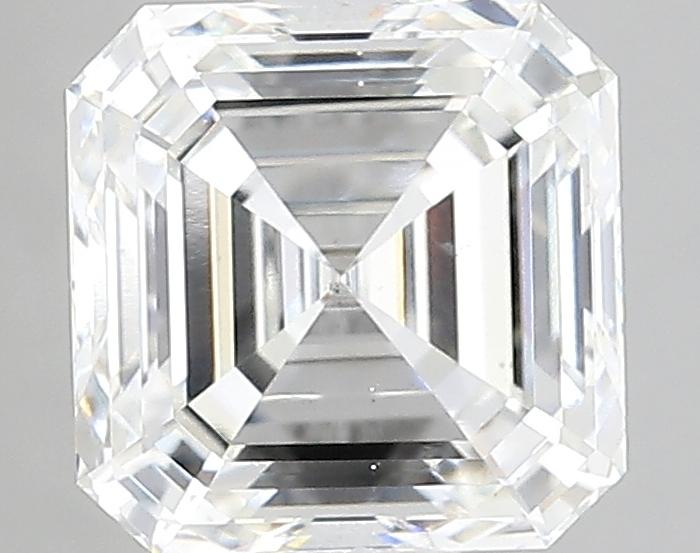
#> input picture test/Asscher.jpg, 700 x 553 px
$ python -i cropDiamond.py   (imports and definitions only)
#> lines starting #> are read from the running program, lines starting #| are printed output that depends on the picture; after the words box and inside, x2 and y2 are one past the last pixel; in counts of white or black regions, pixels touching at a corner belong together
#> further down, picture is the input picture: shape (553, 700, 3); mean B, G, R 202.9, 203.2, 202.7
import cv2
import numpy as np
# [10 lines of commented-out code are left out]

def unsharp_mask(image, sigma=1.0, strength=2.0):
    # Convert to LAB color space
    lab = cv2.cvtColor(image, cv2.COLOR_BGR2Lab)
    l, a, b = cv2.split(lab)

    # Apply unsharp mask only to l (luminance) channel
    blurred_l = cv2.GaussianBlur(l, (0, 0), sigma)
    sharpened_l = cv2.addWeighted(l, 1.0 + strength, blurred_l, -strength, 0)

    # Merge channels and convert back to BGR
    sharpened_lab = cv2.merge([sharpened_l, a, b])
    sharpened_bgr = cv2.cvtColor(sharpened_lab, cv2.COLOR_Lab2BGR)
    return sharpened_bgr


def find_average_color(image, corner='tl', square_size=5):
    if corner == 'tl':  # top-left
        region = image[:square_size, :square_size]
    elif corner == 'tr':  # top-right
        region = image[:square_size, -square_size:]
    elif corner == 'bl':  # bottom-left
        region = image[-square_size:, :square_size]
    elif corner == 'br':  # bottom-right
        region = image[-square_size:, -square_size:]

    avg_color = np.mean(region, axis=(0, 1)).astype(int)
    return avg_color


def extract_shape(image):
# Load the image using OpenCV
    # image = cv2.imread(image_url)

# Check if the image was loaded successfully
    if image is None:
        print(f"Error: Could not load image from {image_url}")
    # Load and display the original image

    # Convert the image to LAB color space
    lab_image = cv2.cvtColor(image, cv2.COLOR_BGR2LAB)
#> lab_image: shape (553, 700, 3); mean of channels 0, 1, 2 207.5, 127.8, 128.1
    l_channel, a_channel, b_channel = cv2.split(lab_image)
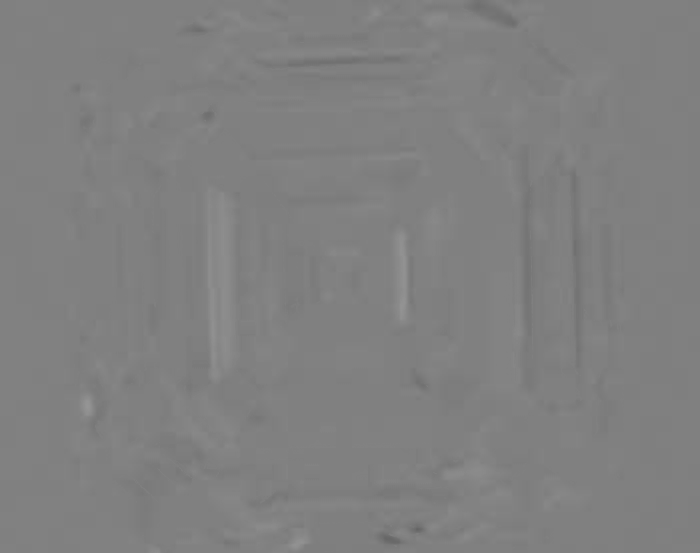
#> b_channel: shape (553, 700); min 100, max 149, mean 128.1

    # Apply CLAHE to the L channel
    clahe = cv2.createCLAHE(clipLimit=3.0, tileGridSize=(8, 8))
    clahed_l = clahe.apply(l_channel)
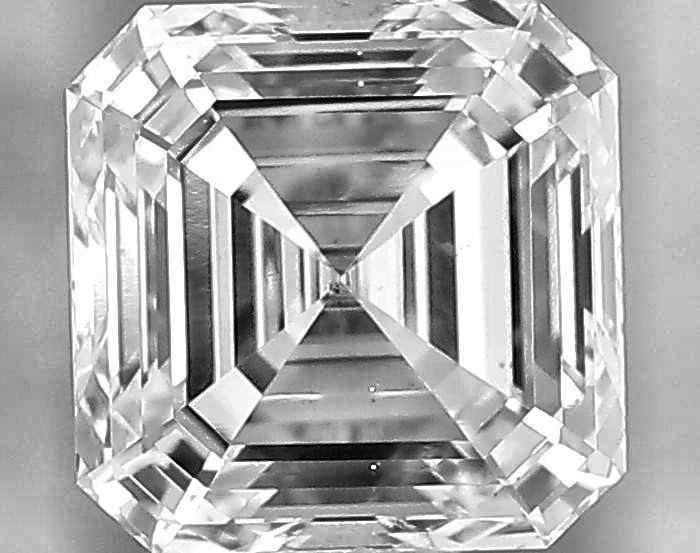
#> clahed_l: shape (553, 700); min 0, max 255, mean 173.6

    # Merge the CLAHE enhanced L channel with the original A and B channel
    lab_clahed_image = cv2.merge((clahed_l, a_channel, b_channel))
#> lab_clahed_image: shape (553, 700, 3); mean of channels 0, 1, 2 173.6, 127.8, 128.1

    # Convert back to BGR color space
    bgr_clahed_image = cv2.cvtColor(lab_clahed_image, cv2.COLOR_LAB2BGR)

    # Convert the enhanced image to Grayscale
    gray = cv2.cvtColor(bgr_clahed_image, cv2.COLOR_BGR2GRAY)

    # Apply GaussianBlur
    blurred = cv2.GaussianBlur(gray, (5, 5), 0)

    # Detect edges
    edges = cv2.Canny(blurred, 50, 150,L2gradient = True)
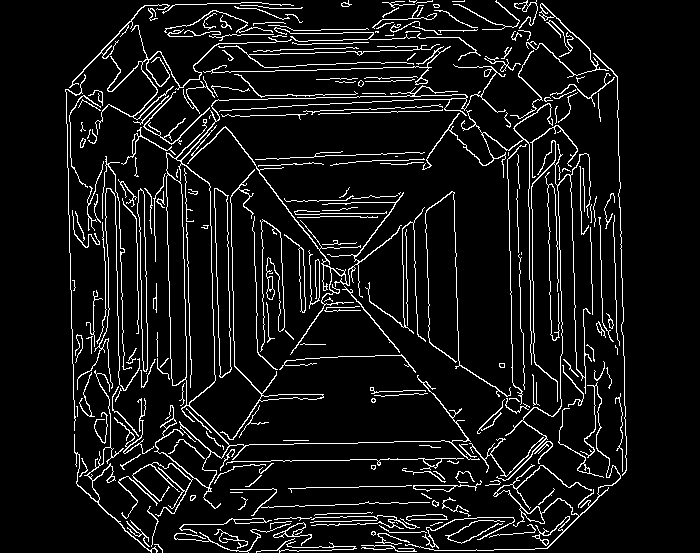
#> edges: shape (553, 700); 8.1% white in thin lines or dots, all inside (x1, y1, x2, y2) = (65, 0, 627, 553)

    # Morphological Closing Operation
    kernel = np.ones((3,3), np.uint8)
    closing = cv2.morphologyEx(edges, cv2.MORPH_GRADIENT, kernel, iterations=3)
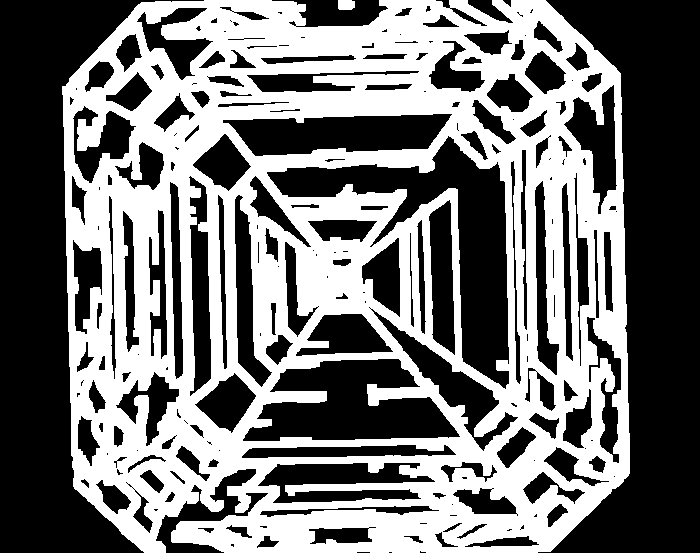
#> closing: shape (553, 700); 45.6% white; 2 white regions

    # Find contours
    contours, _ = cv2.findContours(closing.copy(), cv2.RETR_EXTERNAL, cv2.CHAIN_APPROX_SIMPLE)
#> contours = 2 contours; box (x1, y1, x2, y2) and area: (62, 0, 630, 553) 290496, (338, 0, 355, 10) 137

    # Filter contours based on area (tweak the area value as per your requirement)
    filtered_contours = [cnt for cnt in contours if cv2.contourArea(cnt) > 10000]
#> filtered_contours = 1 contour; box (x1, y1, x2, y2) and area: (62, 0, 630, 553) 290496

    if len(filtered_contours) < 1:
        return None
    # filtered_contours=contours
    if filtered_contours:
        # Assuming the diamond contour is the largest among all extracted contours
        largest_contour = max(contours, key=cv2.contourArea)
#> largest_contour = contour of 481 points, box (x1, y1, x2, y2) (62, 0, 630, 553), area 290496

        # Get bounding box
        x, y, w, h = cv2.boundingRect(largest_contour)
#> x = 62; y = 0; w = 568; h = 553

        # Add margin to the bounding box
        margin = 10  # Adjust as needed
        x = max(0, x - margin)
#> x = 52
        y = max(0, y - margin)
        w = min(image.shape[1] - x, w + 2 * margin)
#> w = 588
        h = min(image.shape[0] - y, h + 2 * margin)

        # Crop the image using the bounding box with margin
        cropped_image = image[y:y+h, x:x+w]
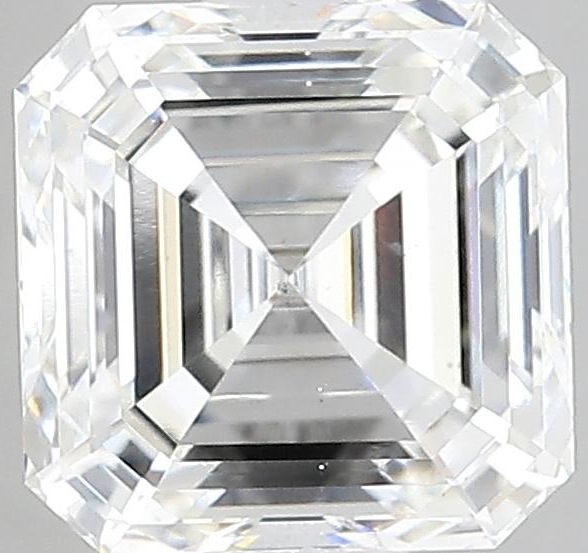
#> cropped_image: shape (553, 588, 3); mean B, G, R 204.5, 204.8, 204.3
    # images=[image,cropped_image]
    # display_images(images)
    return cropped_image

def unsharp_mask(image, sigma=1.0, strength=0.20):
#> called with sigma = 1, strength = 0.2
    blurred = cv2.GaussianBlur(image, (0, 0), sigma)
#> blurred: shape (553, 588, 3)
    sharpened = cv2.addWeighted(image, 1.0 + strength, blurred, -strength, 0)
    return sharpened

def make_square(image, desired_size=500):
#> called with desired_size = 500
    h, w, _ = image.shape
#> h = 553; w = 588
    max_dim = max(h, w)
#> max_dim = 588
    canvas = np.zeros((max_dim, max_dim, 3), dtype="uint8")

    x_offset = (max_dim - w) // 2
#> x_offset = 0
    y_offset = (max_dim - h) // 2
#> y_offset = 17
    canvas[y_offset:y_offset+h, x_offset:x_offset+w] = image
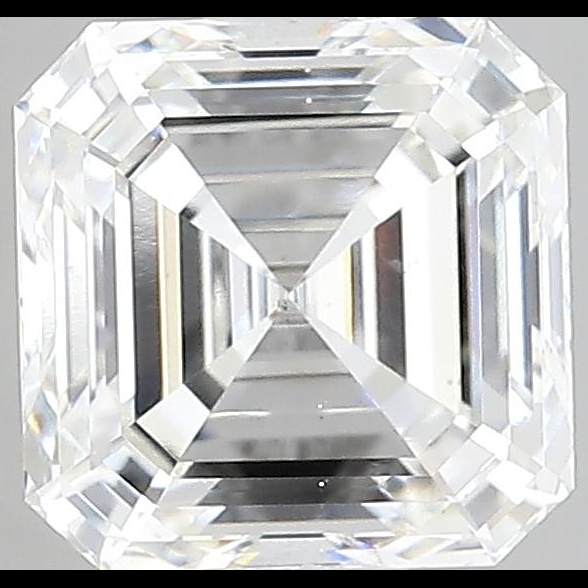
#> canvas: shape (588, 588, 3); mean B, G, R 192.3, 192.6, 192.1

    # Get average colors for corners
    tl = find_average_color(image, 'tl')
#> in find_average_color, `avg_color = np.mean(region, axis=(0, 1)).astype(int)`: avg_color = [191, 191, 191]
#> tl = [191, 191, 191]
    tr = find_average_color(image, 'tr')
#> tr = [198, 199, 197]
    bl = find_average_color(image, 'bl')
#> bl = [189, 189, 189]
    br = find_average_color(image, 'br')
#> br = [200, 198, 197]

    # Apply corner colors to canvas border
    canvas[:y_offset, :] = tl  # Apply to top border
    canvas[y_offset+h:, :] = bl  # Apply to bottom border
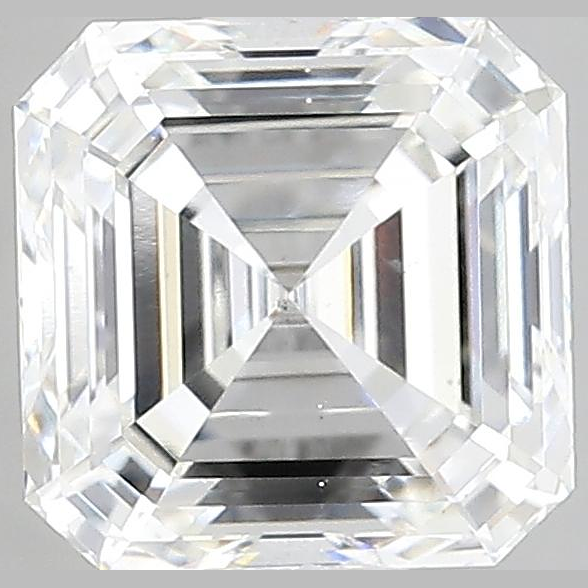
#> canvas: shape (588, 588, 3); mean B, G, R 203.6, 203.9, 203.4
    canvas[:, :x_offset] = tl  # Apply to left border
    canvas[:, x_offset+w:] = tr  # Apply to right border

    return cv2.resize(canvas, (desired_size, desired_size))

def crop_image(image):

    cropped=extract_shape(image)

    if( cropped is None ):
        print( f'Failed to process image' )
        return 'failed to process image'

    sharpened = unsharp_mask(cropped)
    # cv2.imwrite(output_path, sharpened)

    # resized_cropped = cv2.resize(sharpened, (500, 500))
    resized_cropped = make_square(sharpened, 500)
    return resized_cropped
    # [13 lines of commented-out code are left out]

>>> import cv2
>>> picture = cv2.imread('../test/Asscher.jpg')
>>> result = crop_image(picture)

$ run again, on test/Heart.jpg
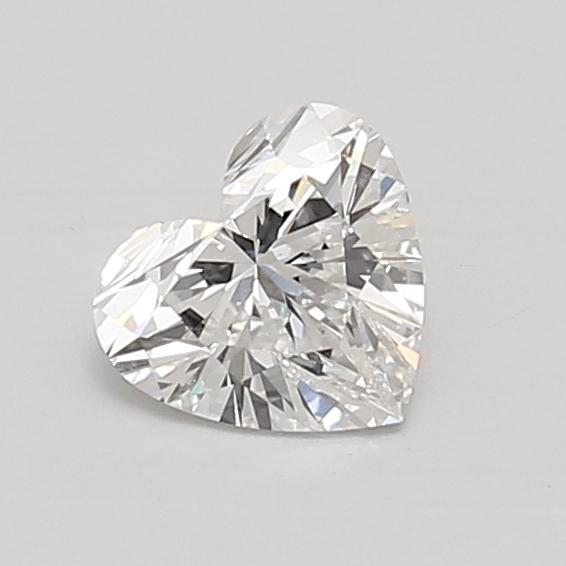
#> input picture test/Heart.jpg, 566 x 566 px
#> picture is the input picture: shape (566, 566, 3); mean B, G, R 204.1, 206.1, 207.5
#> lab_image: shape (566, 566, 3); mean of channels 0, 1, 2 211.2, 128.2, 129.1
#> lab_clahed_image: shape (566, 566, 3); mean of channels 0, 1, 2 195.6, 128.2, 129.1
#> in extract_shape, `edges = cv2.Canny(blurred, 50, 150,L2gradient = True)`:
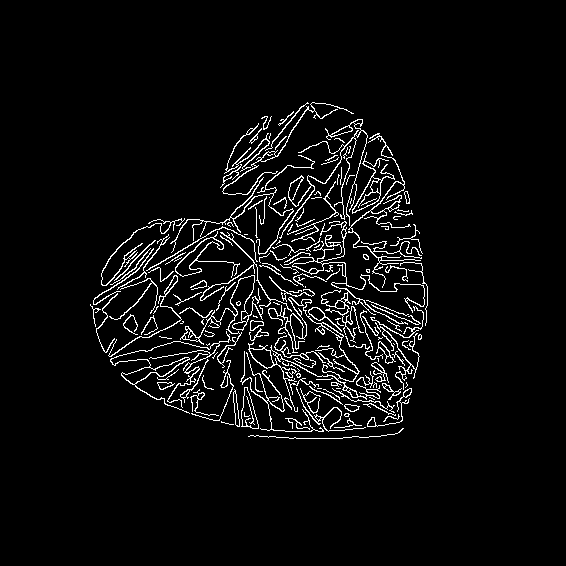
#> edges: shape (566, 566); 4.7% white in thin lines or dots, all inside (x1, y1, x2, y2) = (90, 102, 428, 439)
#> closing: shape (566, 566); 22.9% white; 1 white region
#> contours = 1 contour; box (x1, y1, x2, y2) and area: (87, 99, 431, 442) 83408
#> filtered_contours has the same summary as contours
#> largest_contour = contour of 488 points, box (x1, y1, x2, y2) (87, 99, 431, 442), area 83408
#> in extract_shape, `x, y, w, h = cv2.boundingRect(largest_contour)`: x = 87; y = 99; w = 344; h = 343
#> in extract_shape, `x = max(0, x - margin)`: x = 77
#> in extract_shape, `y = max(0, y - margin)`: y = 89
#> in extract_shape, `w = min(image.shape[1] - x, w + 2 * margin)`: w = 364
#> in extract_shape, `h = min(image.shape[0] - y, h + 2 * margin)`: h = 363
#> avg_color = [210, 212, 213]
#> bl = [209, 211, 212]
#> br = [208, 210, 211]
#> in make_square, `canvas[y_offset+h:, :] = bl`:
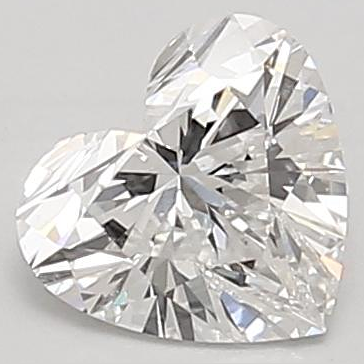
#> canvas: shape (364, 364, 3); mean B, G, R 196.8, 199.1, 201

$ run again, on test/Marquise.jpg
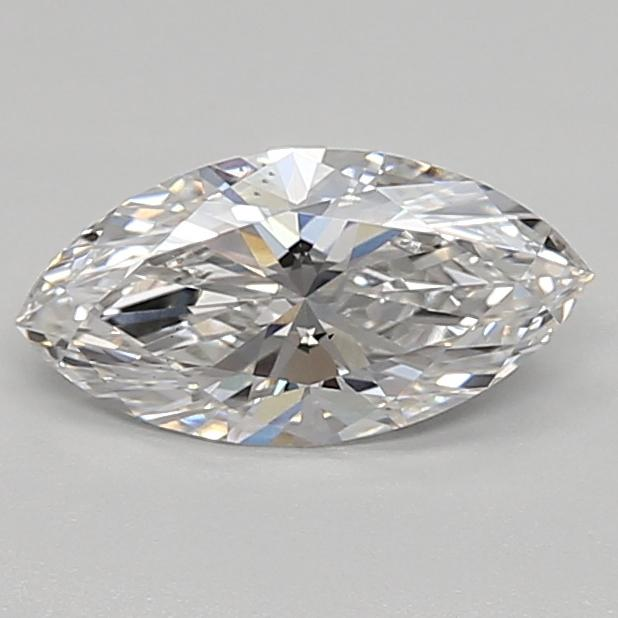
#> input picture test/Marquise.jpg, 618 x 618 px
#> picture is the input picture: shape (618, 618, 3); mean B, G, R 184.2, 185.9, 186.5
#> lab_image: shape (618, 618, 3); mean of channels 0, 1, 2 192.2, 128.1, 128.9
#> lab_clahed_image: shape (618, 618, 3); mean of channels 0, 1, 2 174.7, 128.1, 128.9
#> in extract_shape, `edges = cv2.Canny(blurred, 50, 150,L2gradient = True)`:
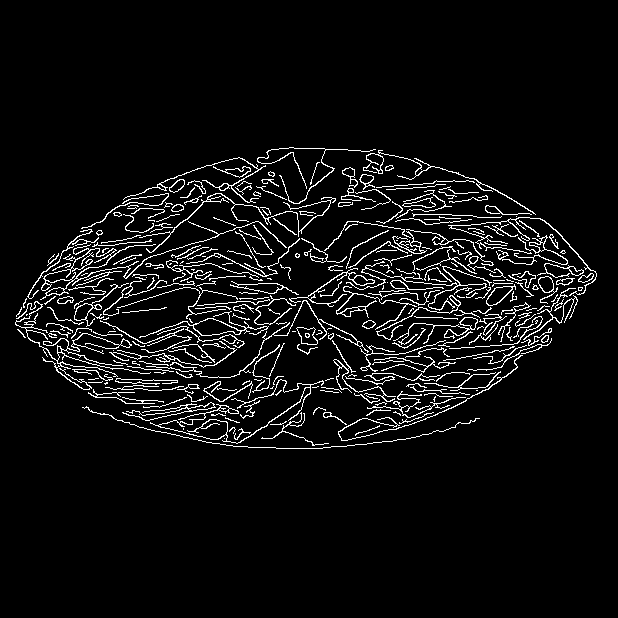
#> edges: shape (618, 618); 5.9% white in thin lines or dots, all inside (x1, y1, x2, y2) = (15, 147, 597, 449)
#> closing: shape (618, 618); 29.5% white; 1 white region
#> contours = 1 contour; box (x1, y1, x2, y2) and area: (12, 144, 600, 452) 130704
#> filtered_contours has the same summary as contours
#> largest_contour = contour of 735 points, box (x1, y1, x2, y2) (12, 144, 600, 452), area 130704
#> in extract_shape, `x, y, w, h = cv2.boundingRect(largest_contour)`: x = 12; y = 144; w = 588; h = 308
#> in extract_shape, `x = max(0, x - margin)`: x = 2
#> in extract_shape, `y = max(0, y - margin)`: y = 134
#> in extract_shape, `w = min(image.shape[1] - x, w + 2 * margin)`: w = 608
#> in extract_shape, `h = min(image.shape[0] - y, h + 2 * margin)`: h = 328
#> avg_color = [193, 195, 195]
#> tr = [194, 196, 196]
#> br = [193, 195, 195]
#> in make_square, `canvas[y_offset+h:, :] = bl`:
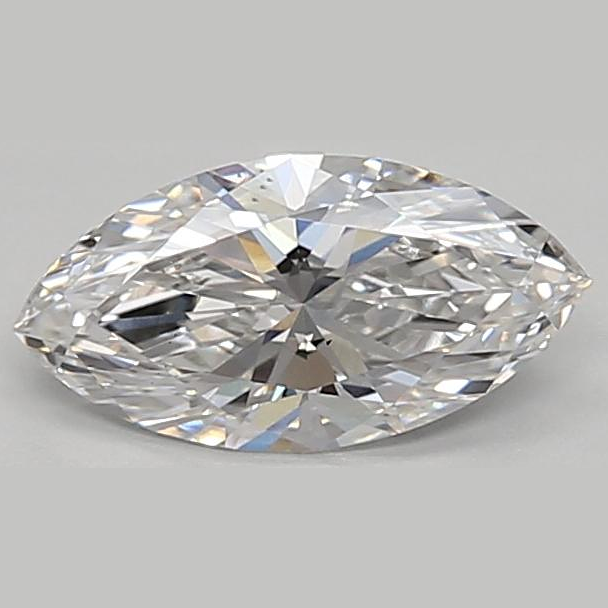
#> canvas: shape (608, 608, 3); mean B, G, R 183.5, 185.5, 186.1

$ run again, on test/Moval.jpg
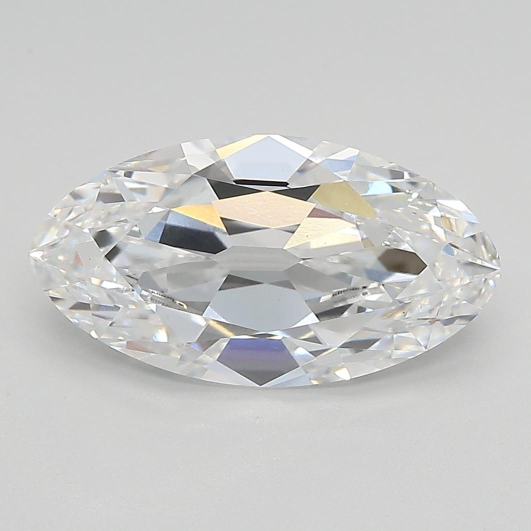
#> input picture test/Moval.jpg, 1062 x 1062 px (shown at 1/2 size)
#> picture is the input picture: shape (1062, 1062, 3); mean B, G, R 200.5, 201.5, 201.4
#> lab_image: shape (1062, 1062, 3); mean of channels 0, 1, 2 206.7, 127.9, 128.5
#> lab_clahed_image: shape (1062, 1062, 3); mean of channels 0, 1, 2 187.8, 127.9, 128.5
#> edges: shape (1062, 1062); 2.9% white in thin lines or dots, all inside (x1, y1, x2, y2) = (55, 265, 1002, 776)
#> closing: shape (1062, 1062); 17.2% white; 7 white regions
#> contours = 4 contours; box (x1, y1, x2, y2) and area: (52, 262, 1005, 778) 334810, (112, 499, 170, 535) 916, (563, 757, 646, 779) 707, (175, 513, 185, 523) 80
#> filtered_contours = 1 contour; box (x1, y1, x2, y2) and area: (52, 262, 1005, 778) 334810
#> largest_contour = contour of 2779 points, box (x1, y1, x2, y2) (52, 262, 1005, 778), area 334810
#> in extract_shape, `x, y, w, h = cv2.boundingRect(largest_contour)`: x = 52; y = 262; w = 953; h = 516
#> in extract_shape, `x = max(0, x - margin)`: x = 42
#> in extract_shape, `y = max(0, y - margin)`: y = 252
#> in extract_shape, `w = min(image.shape[1] - x, w + 2 * margin)`: w = 973
#> in extract_shape, `h = min(image.shape[0] - y, h + 2 * margin)`: h = 536
#> avg_color = [207, 207, 206]
#> tr = [209, 209, 209]
#> bl = [208, 208, 208]
#> br = [210, 210, 209]
#> in make_square, `canvas[y_offset+h:, :] = bl`:
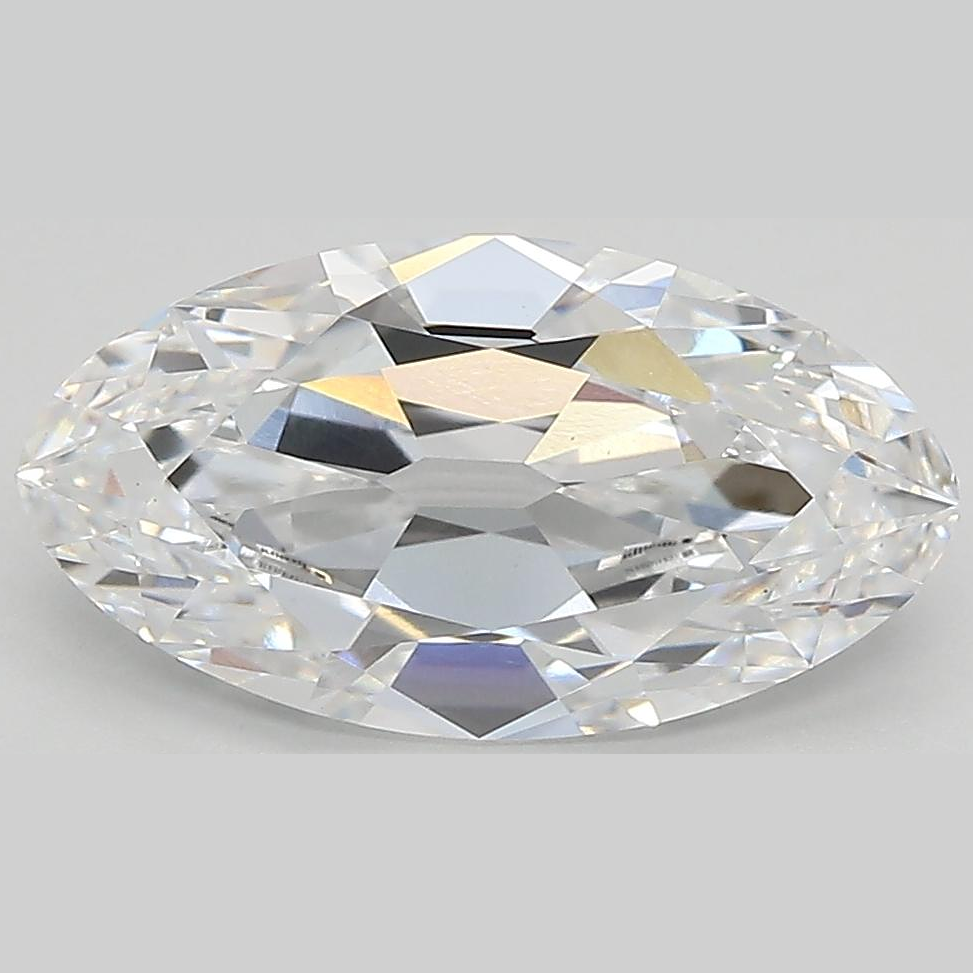
#> canvas: shape (973, 973, 3); mean B, G, R 199.2, 200.1, 199.9
